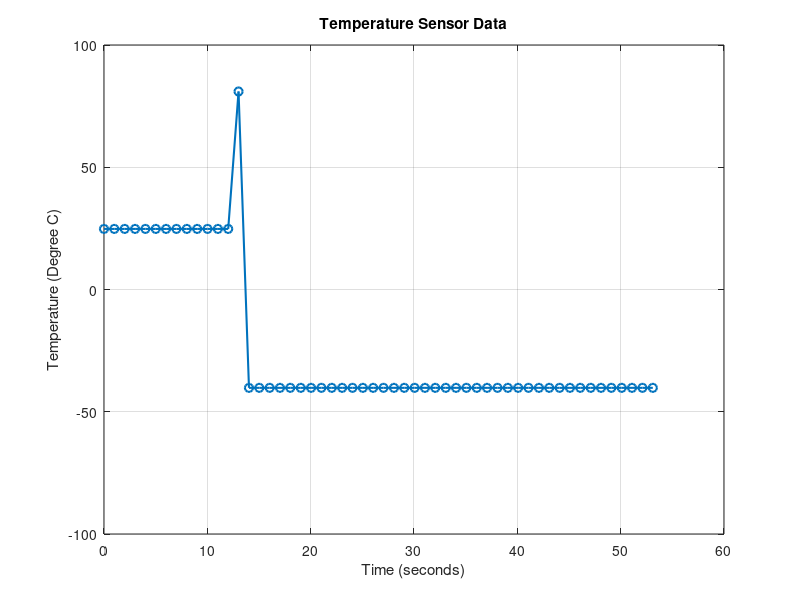

The MATLAB script that drew this image: (Note: this script raises an error after producing the figure.)
clc;
clear all;
close all;
data = csvread('temperature_data.csv',1,0);
time = data(:,1);
temp = data(:,2);
disp('Imported Temperature Data:');
disp(data);
figure;
plot(time,temp,'-o','LineWidth',1.5);
xlabel('Time (seconds)');
ylabel('Temperature (Degree C)');
title('Temperature Sensor Data');
grid on;
save('temperatureData.mat','data');
xlswrite('temperatureData.xlsx',data);
csvwrite('converted_temperature_data.csv',data);
disp('----------------------------------');
disp('Data Format Conversion Completed');
disp('MAT file created successfully');
disp('Excel file created successfully');
disp('CSV conversion completed successfully');
disp('----------------------------------');
